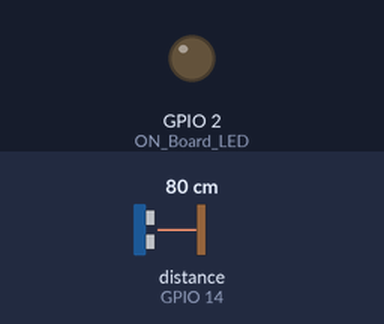
A sketch run on a simulated ESP8266 (NodeMCU). On the bench: output pins drawn as LEDs (lit = HIGH). Wiring (inferred from the names in the program): ultrasonic range finder: trigger GPIO 12; echo GPIO 14. The test bench sets the inputs (shaded band); at power-on: distance to the obstacle (sensor on GPIO 14) 80 cm. The echo pulse lasts 58.3 µs per cm; WiFi joins after 1.5 s; servers stay silent unless stated; uploads are accepted with an empty reply; pins used as bus, display or sensor lines are not drawn; what the sketch prints to the serial monitor is not drawn.

Above: at 0.0 s.
At 2.3 s:
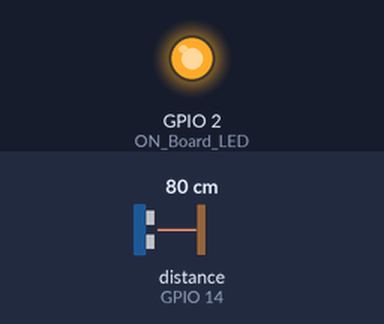
Timing chart, 0 to 3.8 s (numbered marks = the images above):
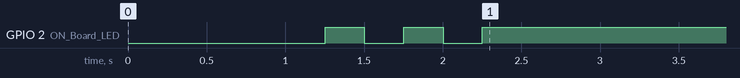

The sketch:

ESP8266_Ultrasonic_Distance_Sensor.ino
```cpp
#include <ESP8266WiFi.h>
#include <WiFiClientSecure.h>

const int trigPin = 12;
const int echoPin = 14;
#define SOUND_VELOCITY 0.0346
#define CM_TO_M 0.01
#define ON_Board_LED 2 // On Board LED indicator pin

const char* ssid = "WIFI_SSID_OR_NAME"; // Your WiFi network name (SSID)
const char* password = "WIFIPASSWORD"; // Your WiFi network password

long duration;
float distanceCm;
float distanceMeters;

// Host and port for HTTPS connection
const char* host = "script.google.com";
const int httpsPort = 443;

WiFiClientSecure client; // Create a WiFiClientSecure object
String GS_ID = "GOOGLE_SPREADSHEET_ID"; // Google spreadsheet script ID

void setup() {
  Serial.begin(9600);
  delay(500);

  pinMode(trigPin, OUTPUT); // Set trigPin as Output
  pinMode(echoPin, INPUT); // Set echoPin as Input
  delay(500);

  WiFi.begin(ssid, password); // Connect to WiFi network
  Serial.println("");
  pinMode(ON_Board_LED, OUTPUT); // Set On Board LED as output
  digitalWrite(ON_Board_LED, HIGH); // Turn off On Board LED

  Serial.print("Connecting");
  while (WiFi.status() != WL_CONNECTED) {
    Serial.print(".");
    digitalWrite(ON_Board_LED, LOW);
    delay(250);
    digitalWrite(ON_Board_LED, HIGH);
    delay(250);
  }
  digitalWrite(ON_Board_LED, HIGH); // Turn off On Board LED when connected
  Serial.println("");
  Serial.print("Successfully connected to : ");
  Serial.println(ssid);
  Serial.print("IP address: ");
  Serial.println(WiFi.localIP());
  Serial.println();

  client.setInsecure(); // Set client to operate in insecure mode
}

void loop() {
  digitalWrite(trigPin, LOW);
  delayMicroseconds(2);
  digitalWrite(trigPin, HIGH);
  delayMicroseconds(10);
  digitalWrite(trigPin, LOW);

  duration = pulseIn(echoPin, HIGH); // Measure sound wave travel time
  if (isnan(duration) || isnan(duration)) {
    Serial.println("Failed to read from distance sensor !");
    delay(500);
    return;
  }

  distanceCm = duration * SOUND_VELOCITY / 2; // Calculate distance in centimeters
  distanceMeters = distanceCm * CM_TO_M; // Convert to meters

  String DCM = "Distance CM : " + String(distanceCm) + " cm";
  String DM = "Distance Meter : " + String(distanceMeters) + "m";
  Serial.println(DCM);
  Serial.println(DM);

  sendData(distanceCm, distanceMeters); // Call sendData function to send data to Google Sheets
}

void sendData(float discm, float dism) {
  Serial.println("==========");
  Serial.print("connecting to ");
  Serial.println(host);

  if (!client.connect(host, httpsPort)) { // Connect to Google Sheets
    Serial.println("connection failed");
    return;
  }

  String string_distancecm = String(discm);
  String string_distancem = String(dism, DEC);
  String url = "/macros/s/" + GS_ID + "/exec?distance_cm=" + string_distancecm + "&distance_m=" +
               string_distancem;
  Serial.print("requesting URL: ");
  Serial.println(url);

  client.print(String("GET ") + url + " HTTP/1.1\r\n" +
               "Host: " + host + "\r\n" +
               "User-Agent: BuildFailureDetectorESP8266\r\n" +
               "Connection: close\r\n\r\n");
  Serial.println("request sent");

  while (client.connected()) {
    String line = client.readStringUntil('\n');
    if (line == "\r") {
      Serial.println("headers received");
      break;
    }
  }

  String line = client.readStringUntil('\n');
  if (line.startsWith("{\"state\":\"success\"")) {
    Serial.println("esp8266/Arduino CI successful!");
  } else {
    Serial.println("esp8266/Arduino CI has failed");
  }

  Serial.print("reply was : ");
  Serial.println(line);
  Serial.println("closing connection");
  Serial.println("==========");
  Serial.println();
}
```
